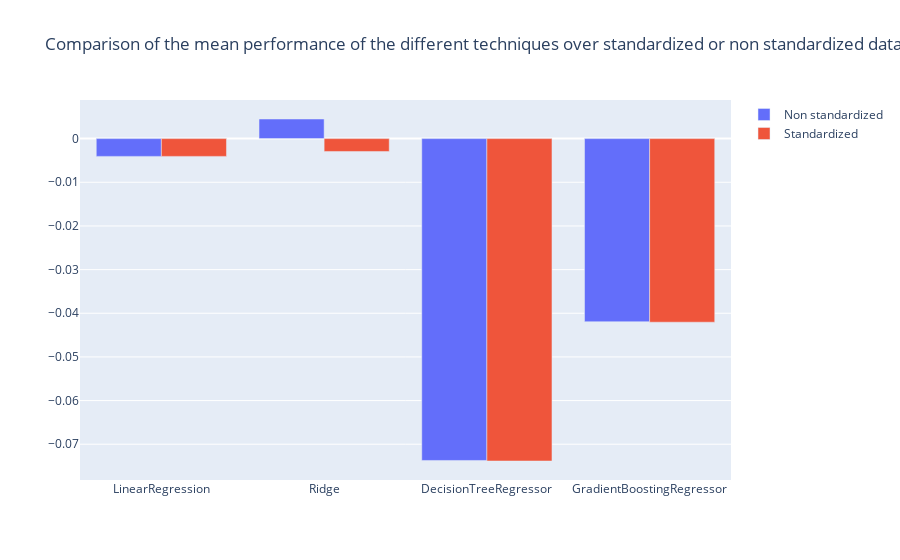

Notebook code for this chart:
### Markdown cell above
#### Comparison between mean performance of the different algorithms

### Code cell
fig = go.Figure()
df_result_average = df_results.mean(axis=1)
df_result_stand_average = df_results_standardized.mean(axis=1)
fig.add_trace(go.Bar(x = df_result_average.index, y=df_result_average.values, name='Non standardized'))
fig.add_trace(go.Bar(x = df_result_stand_average.index, y=df_result_stand_average.values, name='Standardized'))
fig.update_layout(title=go.layout.Title(text="Comparison of the mean performance of the different \
techniques over standardized or non standardized data"))
fig.show()
fig.write_html('../figures/taskb_mean_r2_performance_all_predictions.html')

### Figure 1 — Plotly figure (JSON) as saved in the notebook; plotly's stock layout.template omitted (floating-point values rounded to 4 significant figures)
{"data": [{"name": "Non standardized", "type": "bar", "x": ["LinearRegression", "Ridge", "DecisionTreeRegressor", "GradientBoostingRegressor"], "y": [-0.004068, 0.004495, -0.07372, -0.04194]}, {"name": "Standardized", "type": "bar", "x": ["LinearRegression", "Ridge", "DecisionTreeRegressor", "GradientBoostingRegressor"], "y": [-0.004068, -0.002941, -0.07384, -0.04205]}], "layout": {"autosize": true, "title": {"text": "Comparison of the mean performance of the different techniques over standardized or non standardized data"}, "xaxis": {"autorange": true, "range": [-0.5, 3.5], "type": "category"}, "yaxis": {"autorange": true, "range": [-0.07819, 0.008847], "type": "linear"}}}
